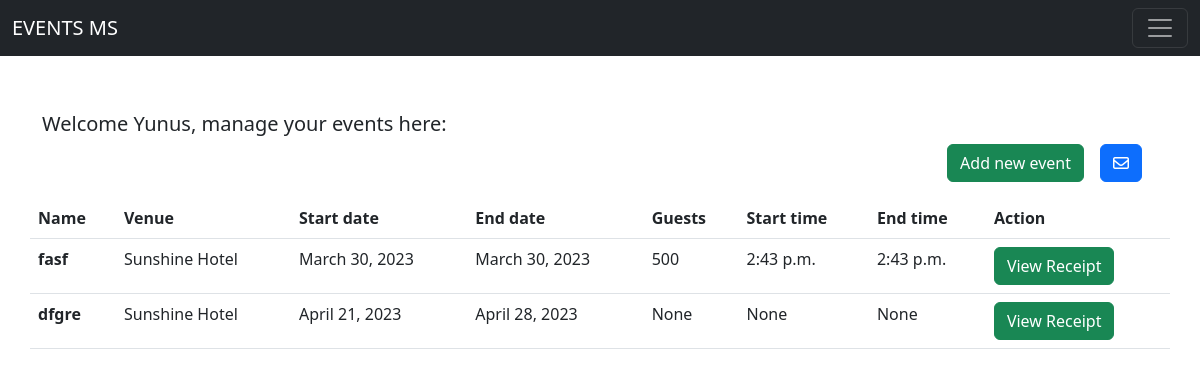
The app's page /eventCrud/ (signed in) with its own data.
### eventApp/models.py (models this page shows, shortened)
class UserAccount(AbstractBaseUser, PermissionsMixin):
    email = models.CharField(max_length = 50,unique=True)
    name = models.CharField(max_length=200)
    is_active = models.BooleanField(default=True)
    is_xUser = models.BooleanField(default=False)
    is_nUser = models.BooleanField(default=False)
    is_staff = models.BooleanField(default=False)
    is_emailVerified = models.BooleanField(default=False)
    objects = UserAccountManager()
    USERNAME_FIELD = 'email'
    REQUIRED_FIELDS = ['name']
    def __str__(self):
        return self.name

class CreatEvent(models.Model):
    typ = (
        ('WeddingAnniversary', 'Wedding Anniversary'),
        ('BirthDay Party','BirthDay Party'),
        ('Conference', 'Conference'),
        ('CelebrationParty','Celebration Party'),
    )
    name = models.CharField(max_length=200)
    desc = models.TextField(null=True, blank=True)
    startDate = models.DateField(auto_now_add=False, auto_now=False)
    endDate = models.DateField(auto_now=False, auto_now_add=False)
    startTime = models.TimeField(auto_now=False,auto_now_add=False,null=True, blank=True)
    endTime = models.TimeField(auto_now=False,auto_now_add=False,null=True, blank=True)
    venue = models.ForeignKey(Venues,on_delete=models.CASCADE, null=True, blank=True)
    TicketPrice = models.PositiveIntegerField(null=True, blank=True)
    slug = AutoSlugField(populate_from = 'name',unique=True,null=True,default=None)
    img = models.ImageField(upload_to='event/' ,null=True, blank=True)
    eveTyp = models.CharField(choices=typ,null=True,blank=True,max_length=50)
    eveManager = models.ForeignKey(UserAccount, on_delete=models.CASCADE  ,null=True,blank=True)
    nGuest = models.PositiveIntegerField(null=True,blank=True)
    tBkngPrice = models.PositiveBigIntegerField(null=True,blank=True)
    status = models.BooleanField(null=True,blank=True,default=False)
    payDone = models.BooleanField(null=True,blank=True,default=False)
    def getBro(self):
        return f'/payStatus/{self.slug}/'

class Venues(models.Model):
    typV = (
        ('WeddingAnniversary', 'Wedding Anniversary'),
        ('BirthDay Party','BirthDay Party'),
        ('Conference', 'Conference'),
        ('CelebrationParty','Celebration Party'),
    )
    name = models.CharField(max_length=200)
    desc = models.CharField(max_length=300)
    img = models.ImageField(upload_to='venues/', null=True, blank=True)
    cpcty = models.PositiveIntegerField()
    mincpcty = models.PositiveIntegerField(blank=True,null=True)
    bkngPrice = models.PositiveIntegerField()
    rating = models.IntegerField(null=True, blank= True)
    areaSpecs = models.CharField(max_length=200)
    city = models.ForeignKey(City,on_delete=models.CASCADE,null=True,blank=True)
    address = models.CharField(max_length=400)
    availabililty = models.BooleanField(default=True)
    speciality = models.CharField(max_length=100,null=True,blank=True,choices=typV)
    slug = AutoSlugField(populate_from = 'name',unique=True,null=True,default=None,blank=True)
    mobNo = models.CharField(max_length=15,null=True,blank=True)
    srchDate = models.CharField(max_length=50,null=True,blank=True)
    owner = models.ForeignKey(UserAccount,on_delete=models.CASCADE,null=True,blank=True)

### eventApp/decorators.py (the view)
        def wrapper_func(request, *args, **kwargs):
            group = None
            if request.user.groups.exists():
                group = request.user.groups.all()[0].name
            if group in allowed_roles:
                return view_func(request, *args, **kwargs)
            else:
                return HttpResponse('Not authorized')

### eventApp/views.py (called while the page is built)
@login_required(login_url='/login/')
@allowed_users(allowed_roles=['Users'])
def eventCrude(request):
    events = CreatEvent.objects.filter(eveManager = request.user)
    msg = Msgs.objects.filter(recvr = request.user)
    context = {
        'eve' : events,
        'msg' : msg,
    }
    return render(request,'main/crud/eventCrud.html',context)

### templates/main/crud/eventCrud.html (shortened to what this page needs)
{% extends 'index.html' %}
{% block content %}
    <div class="container mt-4">
        <div class="row">
            <h5><span>Welcome {{request.user}}, manage your events here: </span></h5>
            <span class="d-flex justify-content-end align-items-left"><a href="{% url 'places' %}"><button class="btn btn-success">Add new event</button></a>             <button class="btn btn-primary mx-3" data-bs-toggle="modal" data-bs-target="#exampleModal"><i class="far fa-envelope"></i></button>
            </span>
            <table class="table mt-3">
                <thead>
                  <tr>
                    <th scope="col">Name</th>
                    <th scope="col">Venue</th>
                    <th scope="col">Start date</th>
                    <th scope="col">End date</th>
                    <th scope="col">Guests</th>
                    <th scope="col">Start time</th>
                    <th scope="col">End time</th>
                    <th scope="col">Action</th>
                  </tr>
                </thead>
                <tbody>
                    {% for x in eve %}
                        <tr>
                            <th scope="row">{{x.name}}</th>
                            <td>{{x.venue.name}}</td>
                            <td>{{x.startDate}}</td>
                            <td>{{x.endDate}}</td>
                            <td>{{x.nGuest}}</td>
                            <td>{{x.startTime}}</td>
                            <td>{{x.endTime}}</td>
                            <td>
                            {% if not x.status %}
                                <span>
                                    <button type="button" class="btn btn-danger" data-bs-toggle="modal" data-bs-target="#exampleModal{{forloop.counter}}">Delete</button>
                                </span>
                                <span>
                                    <a href="{{x.getEdit}}"><button type="button" class="btn btn-primary">Edit</button></a>
                                </span>
                                <span>
                                    <a href="{{x.cnfrmOrder}}"><button type="button" class="btn btn-primary">Confirm</button></a>
                                </span>
                            {% else %}
                                {% if not x.payDone %}
                                    <a href="{{x.payCr}}"><span><button type="button" data-bs-toggle="modal" data-bs-target="#exampleModal2{{forloop.counter}}" class="btn btn-success">Pay</button></span></a>
                                {% else %}
                                    <a href="{{x.getBro}}"><span><button type="button" class="btn btn-success">View Receipt</button></span></a>
                                {% endif %}
                            {% endif %}
                            </td>
                        </tr>
                  {% endfor %}
                </tbody>
              </table>
              {% for x in eve %}
                    </div>
            {% endfor %}
{% endblock %}

### records on screen
UserAccount: user "Yunus"
CreatEvent: name "fasf", venue.name "Sunshine Hotel", startDate "March 30, 2023", endDate "March 30, 2023", nGuest "500", startTime "2:43 p.m.", endTime "2:43 p.m."
CreatEvent: name "dfgre", venue.name "Sunshine Hotel", startDate "April 21, 2023", endDate "April 28, 2023", nGuest "None", startTime "None", endTime "None"
